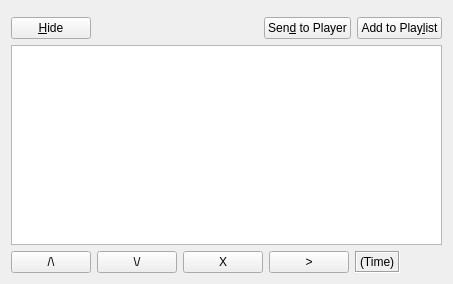
<?xml version="1.0" encoding="UTF-8"?>
<ui version="4.0">
 <class>DrawableDirectorWidget</class>
 <widget class="QWidget" name="DrawableDirectorWidget">
  <property name="geometry">
   <rect>
    <x>0</x>
    <y>0</y>
    <width>453</width>
    <height>284</height>
   </rect>
  </property>
  <property name="windowTitle">
   <string>Form</string>
  </property>
  <layout class="QVBoxLayout" name="verticalLayout_2">
   <item>
    <widget class="QWidget" name="itemPropBase" native="true">
     <layout class="QHBoxLayout" name="horizontalLayout">
      <property name="margin">
       <number>0</number>
      </property>
      <item>
       <layout class="QFormLayout" name="itemPropLayout">
        <property name="fieldGrowthPolicy">
         <enum>QFormLayout::ExpandingFieldsGrow</enum>
        </property>
       </layout>
      </item>
     </layout>
    </widget>
   </item>
   <item>
    <widget class="QWidget" name="playlistSetupWidget" native="true">
     <layout class="QVBoxLayout" name="verticalLayout">
      <property name="margin">
       <number>0</number>
      </property>
      <item>
       <layout class="QHBoxLayout" name="horizontalLayout_2">
        <item>
         <widget class="QPushButton" name="hideBtn">
          <property name="text">
           <string>&amp;Hide</string>
          </property>
          <property name="checkable">
           <bool>true</bool>
          </property>
          <property name="flat">
           <bool>false</bool>
          </property>
         </widget>
        </item>
        <item>
         <spacer name="horizontalSpacer">
          <property name="orientation">
           <enum>Qt::Horizontal</enum>
          </property>
          <property name="sizeHint" stdset="0">
           <size>
            <width>40</width>
            <height>20</height>
           </size>
          </property>
         </spacer>
        </item>
        <item>
         <widget class="QPushButton" name="sendToPlayerBtn">
          <property name="text">
           <string>Sen&amp;d to Player</string>
          </property>
         </widget>
        </item>
        <item>
         <widget class="QPushButton" name="addToPlaylistBtn">
          <property name="text">
           <string>Add to Play&amp;list</string>
          </property>
         </widget>
        </item>
       </layout>
      </item>
      <item>
       <widget class="QTableView" name="playlistView">
        <property name="selectionBehavior">
         <enum>QAbstractItemView::SelectRows</enum>
        </property>
        <attribute name="verticalHeaderVisible">
         <bool>false</bool>
        </attribute>
        <attribute name="verticalHeaderVisible">
         <bool>false</bool>
        </attribute>
       </widget>
      </item>
      <item>
       <layout class="QHBoxLayout" name="horizontalLayout_4">
        <item>
         <widget class="QPushButton" name="moveUpBtn">
          <property name="text">
           <string>/\</string>
          </property>
         </widget>
        </item>
        <item>
         <widget class="QPushButton" name="moveDownBtn">
          <property name="text">
           <string>\/</string>
          </property>
         </widget>
        </item>
        <item>
         <widget class="QPushButton" name="delBtn">
          <property name="text">
           <string>X</string>
          </property>
         </widget>
        </item>
        <item>
         <widget class="QPushButton" name="playBtn">
          <property name="text">
           <string>&gt;</string>
          </property>
         </widget>
        </item>
        <item>
         <widget class="QLabel" name="timeLabel">
          <property name="frameShape">
           <enum>QFrame::Box</enum>
          </property>
          <property name="frameShadow">
           <enum>QFrame::Sunken</enum>
          </property>
          <property name="text">
           <string>(Time)</string>
          </property>
         </widget>
        </item>
        <item>
         <spacer name="horizontalSpacer_4">
          <property name="orientation">
           <enum>Qt::Horizontal</enum>
          </property>
          <property name="sizeHint" stdset="0">
           <size>
            <width>40</width>
            <height>20</height>
           </size>
          </property>
         </spacer>
        </item>
       </layout>
      </item>
     </layout>
    </widget>
   </item>
  </layout>
 </widget>
 <resources/>
 <connections/>
</ui>
